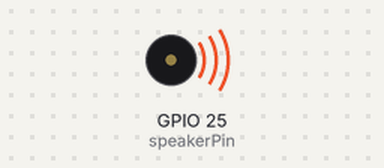
A sketch run on a simulated ESP32. Shown: buzzer (waves = sounding). What the sketch prints to the serial monitor is not drawn.

Above: at 2.0 s.
At 10.87 s:
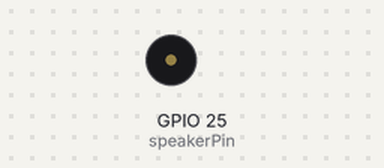
Timing chart, 0 to 11.2 s (numbered marks = the images above):
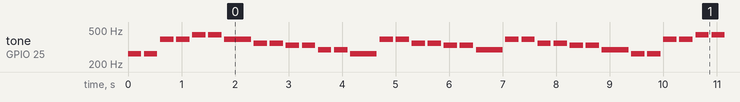

The sketch:

esp_sound.ino
```cpp
/*
  Simple Melody Player for ESP32
  Plays "Twinkle, Twinkle, Little Star" on a small dynamic speaker.
  Hardware:
  - ESP32 Development Board
  - Small Speaker connected to GPIO 25 and GND
  Author: AI Assistant
*/

// Include a helper file that defines the musical note frequencies
#include "pitches.h"

// Define the pin where the speaker is connected
const int speakerPin = 25;

// Define the melody notes.
// A '0' represents a rest (silence).
int melody[] = {
  NOTE_C4, NOTE_C4, NOTE_G4, NOTE_G4, NOTE_A4, NOTE_A4, NOTE_G4,
  NOTE_F4, NOTE_F4, NOTE_E4, NOTE_E4, NOTE_D4, NOTE_D4, NOTE_C4,
  NOTE_G4, NOTE_G4, NOTE_F4, NOTE_F4, NOTE_E4, NOTE_E4, NOTE_D4,
  NOTE_G4, NOTE_G4, NOTE_F4, NOTE_F4, NOTE_E4, NOTE_E4, NOTE_D4,
  NOTE_C4, NOTE_C4, NOTE_G4, NOTE_G4, NOTE_A4, NOTE_A4, NOTE_G4,
  NOTE_F4, NOTE_F4, NOTE_E4, NOTE_E4, NOTE_D4, NOTE_D4, NOTE_C4
};

// Define the duration of each note.
// 4 = quarter note, 8 = eighth note, etc.
// A negative value makes it a dotted note (1.5x duration)
int noteDurations[] = {
  4, 4, 4, 4, 4, 4, 2,
  4, 4, 4, 4, 4, 4, 2,
  4, 4, 4, 4, 4, 4, 2,
  4, 4, 4, 4, 4, 4, 2,
  4, 4, 4, 4, 4, 4, 2,
  4, 4, 4, 4, 4, 4, 2
};

// --- You shouldn't need to change anything below this line ---

void setup() {
  Serial.begin(115200);
  Serial.println("Simple Melody Player - Starting now!");
}

void loop() {
  // Iterate through the notes of the melody:
  int totalNotes = sizeof(melody) / sizeof(melody[0]);
  for (int thisNote = 0; thisNote < totalNotes; thisNote++) {

    // Calculate the note duration in milliseconds.
    // 1000 divided by the note type (e.g., 1000 / 4 for a quarter note).
    int noteDuration = 1000 / noteDurations[thisNote];

    // Play the note on the speaker pin
    // tone(pin, frequency)
    tone(speakerPin, melody[thisNote]);

    // Hold the note for its duration
    delay(noteDuration);

    // Stop the sound between notes to make them distinct
    // We do this by calling noTone() to stop the sound.
    noTone(speakerPin);

    // Add a brief pause between notes
    delay(50);
  }

  // Add a longer pause after the melody has finished playing
  Serial.println("Melody finished. Restarting in 3 seconds...");
  delay(3000);
}
```

pitches.h
```cpp
// pitches.h - A list of common musical note frequencies

#define NOTE_B0  31
#define NOTE_C1  33
#define NOTE_CS1 35
// ... (and so on) ...
#define NOTE_C4  262
#define NOTE_CS4 277
#define NOTE_D4  294
#define NOTE_DS4 311
#define NOTE_E4  330
#define NOTE_F4  349
#define NOTE_FS4 370
#define NOTE_G4  392
#define NOTE_GS4 415
#define NOTE_A4  440
#define NOTE_AS4 466
#define NOTE_B4  494
#define NOTE_C5  523
// ... (add more notes if you need them)
```

Measured:
- by itself, tone on GPIO 25 (speakerPin): plays 262 Hz for 0.25 s, 262 Hz for 0.25 s, 392 Hz for 0.25 s, 392 Hz for 0.25 s, 440 Hz for 0.25 s, 440 Hz for 0.25 s … (325 notes in this stretch)
